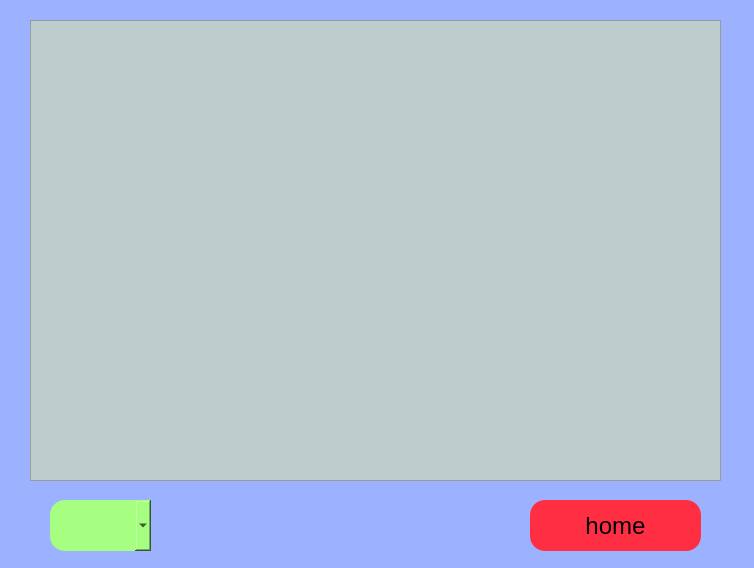
<?xml version="1.0" encoding="UTF-8"?>
<ui version="4.0">
 <class>MainWindow</class>
 <widget class="QMainWindow" name="MainWindow">
  <property name="geometry">
   <rect>
    <x>0</x>
    <y>0</y>
    <width>754</width>
    <height>568</height>
   </rect>
  </property>
  <property name="minimumSize">
   <size>
    <width>754</width>
    <height>568</height>
   </size>
  </property>
  <property name="maximumSize">
   <size>
    <width>754</width>
    <height>568</height>
   </size>
  </property>
  <property name="windowTitle">
   <string>STOCK DATA</string>
  </property>
  <property name="windowIcon">
   <iconset>
    <normaloff>../img/icon.ico</normaloff>../img/icon.ico</iconset>
  </property>
  <property name="styleSheet">
   <string notr="true">background-color: rgb(156, 178, 255);</string>
  </property>
  <widget class="QWidget" name="centralwidget">
   <widget class="QPushButton" name="homebutton">
    <property name="geometry">
     <rect>
      <x>530</x>
      <y>500</y>
      <width>171</width>
      <height>51</height>
     </rect>
    </property>
    <property name="styleSheet">
     <string notr="true">QWidget#homebutton{
background: rgb(255, 46, 67);
border-radius:15px;
font-size:24px;
font-variant:small-caps;
}
QWidget#homebutton:hover{
background: rgb(255, 87, 98);
border-radius:15px;
font-size:24px;
font-variant:small-caps;
}</string>
    </property>
    <property name="text">
     <string>home</string>
    </property>
   </widget>
   <widget class="QTableWidget" name="datatable">
    <property name="geometry">
     <rect>
      <x>30</x>
      <y>20</y>
      <width>691</width>
      <height>461</height>
     </rect>
    </property>
    <property name="minimumSize">
     <size>
      <width>691</width>
      <height>461</height>
     </size>
    </property>
    <property name="maximumSize">
     <size>
      <width>691</width>
      <height>461</height>
     </size>
    </property>
    <property name="styleSheet">
     <string notr="true">background-color: rgb(191, 204, 204);</string>
    </property>
    <attribute name="horizontalHeaderVisible">
     <bool>false</bool>
    </attribute>
    <attribute name="horizontalHeaderHighlightSections">
     <bool>false</bool>
    </attribute>
    <attribute name="verticalHeaderVisible">
     <bool>false</bool>
    </attribute>
    <attribute name="verticalHeaderHighlightSections">
     <bool>false</bool>
    </attribute>
   </widget>
   <widget class="QComboBox" name="currvalue">
    <property name="geometry">
     <rect>
      <x>50</x>
      <y>500</y>
      <width>101</width>
      <height>51</height>
     </rect>
    </property>
    <property name="styleSheet">
     <string notr="true">
QWidget#currvalue{
background:rgb(167, 255, 129);
border-radius:15px;
font-size:24px;
font-variant:small-caps;
}
QWidget#currvalue:hover{
background:rgb(189, 255, 170);
border-radius:15px;
font-size:24px;
font-variant:small-caps;
}</string>
    </property>
   </widget>
  </widget>
 </widget>
 <resources/>
 <connections/>
</ui>
